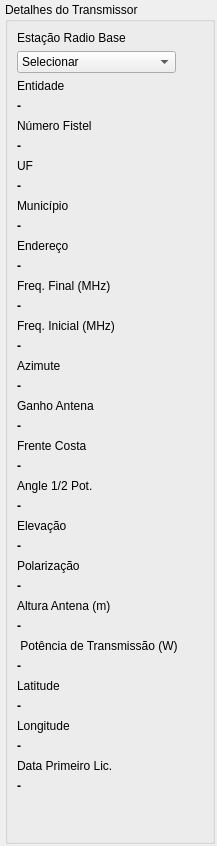
                   <widget class="QWidget" name="scroll_area_widget_contents_anatel">
                    <property name="geometry">
                     <rect>
                      <x>0</x>
                      <y>0</y>
                      <width>203</width>
                      <height>846</height>
                     </rect>
                    </property>
                    <property name="maximumSize">
                     <size>
                      <width>203</width>
                      <height>16777215</height>
                     </size>
                    </property>
                    <layout class="QVBoxLayout" name="verticalLayout_7">
                     <property name="leftMargin">
                      <number>5</number>
                     </property>
                     <property name="topMargin">
                      <number>2</number>
                     </property>
                     <property name="rightMargin">
                      <number>2</number>
                     </property>
                     <property name="bottomMargin">
                      <number>2</number>
                     </property>
                     <item>
                      <widget class="QGroupBox" name="group_box_anatel_transmitter_details">
                       <property name="enabled">
                        <bool>true</bool>
                       </property>
                       <property name="minimumSize">
                        <size>
                         <width>210</width>
                         <height>0</height>
                        </size>
                       </property>
                       <property name="title">
                        <string>Detalhes do Transmissor</string>
                       </property>
                       <layout class="QFormLayout" name="formLayout_5">
                        <item row="0" column="0">
                         <widget class="QLabel" name="label_anatel_base_station">
                          <property name="text">
                           <string>Estação Radio Base</string>
                          </property>
                         </widget>
                        </item>
                        <item row="1" column="0" colspan="2">
                         <widget class="QComboBox" name="combo_box_anatel_base_station">
                          <property name="maximumSize">
                           <size>
                            <width>159</width>
                            <height>16777215</height>
                           </size>
                          </property>
                          <property name="currentText">
                           <string>Selecionar</string>
                          </property>
                          <item>
                           <property name="text">
                            <string>Selecionar</string>
                           </property>
                          </item>
                         </widget>
                        </item>
                        <item row="2" column="0">
                         <widget class="QLabel" name="label_anatel_entity">
                          <property name="text">
                           <string>Entidade</string>
                          </property>
                         </widget>
                        </item>
                        <item row="4" column="0">
                         <widget class="QLabel" name="label_anatel_station_number">
                          <property name="text">
                           <string>Número Fistel</string>
                          </property>
                         </widget>
                        </item>
                        <item row="5" column="0">
                         <widget class="QLabel" name="label_anatel_station_number_value">
                          <property name="font">
                           <font>
                            <weight>75</weight>
                            <bold>true</bold>
                           </font>
                          </property>
                          <property name="text">
                           <string>-</string>
                          </property>
                          <property name="wordWrap">
                           <bool>true</bool>
                          </property>
                         </widget>
                        </item>
                        <item row="6" column="0">
                         <widget class="QLabel" name="label_anatel_uf">
                          <property name="text">
                           <string>UF</string>
                          </property>
                         </widget>
                        </item>
                        <item row="7" column="0">
                         <widget class="QLabel" name="label_anatel_uf_value">
                          <property name="font">
                           <font>
                            <weight>75</weight>
                            <bold>true</bold>
                           </font>
                          </property>
                          <property name="text">
                           <string>-</string>
                          </property>
                          <property name="wordWrap">
                           <bool>true</bool>
                          </property>
                         </widget>
                        </item>
                        <item row="8" column="0">
                         <widget class="QLabel" name="label_anatel_contry">
                          <property name="text">
                           <string>Município</string>
                          </property>
                         </widget>
                        </item>
                        <item row="9" column="0">
                         <widget class="QLabel" name="label_anatel_contry_value">
                          <property name="font">
                           <font>
                            <weight>75</weight>
                            <bold>true</bold>
                           </font>
                          </property>
                          <property name="text">
                           <string>-</string>
                          </property>
                          <property name="wordWrap">
                           <bool>true</bool>
                          </property>
                         </widget>
                        </item>
                        <item row="10" column="0">
                         <widget class="QLabel" name="label_anatel_address">
                          <property name="text">
                           <string>Endereço</string>
                          </property>
                         </widget>
                        </item>
                        <item row="11" column="0" colspan="2">
                         <widget class="QLabel" name="label_anatel_address_value">
                          <property name="maximumSize">
                           <size>
                            <width>155</width>
                            <height>16777215</height>
                           </size>
                          </property>
                          <property name="font">
                           <font>
                            <weight>75</weight>
                            <bold>true</bold>
                           </font>
                          </property>
                          <property name="text">
                           <string>-</string>
                          </property>
                          <property name="wordWrap">
                           <bool>true</bool>
                          </property>
                         </widget>
                        </item>
                        <item row="12" column="0">
                         <widget class="QLabel" name="label_anatel_initial_frenquency">
                          <property name="text">
                           <string>Freq. Final (MHz)</string>
                          </property>
                         </widget>
                        </item>
                        <item row="13" column="0">
                         <widget class="QLabel" name="label_anatel_final_frequency_value">
                          <property name="font">
                           <font>
                            <weight>75</weight>
                            <bold>true</bold>
                           </font>
                          </property>
                          <property name="text">
                           <string>-</string>
                          </property>
                          <property name="wordWrap">
                           <bool>true</bool>
                          </property>
                         </widget>
                        </item>
                        <item row="14" column="0">
                         <widget class="QLabel" name="label_anatel_final_frenquency">
                          <property name="text">
                           <string>Freq. Inicial (MHz)</string>
                          </property>
                         </widget>
                        </item>
                        <item row="15" column="0">
                         <widget class="QLabel" name="label_anatel_initial_frequency_value">
                          <property name="font">
                           <font>
                            <weight>75</weight>
                            <bold>true</bold>
                           </font>
                          </property>
                          <property name="text">
                           <string>-</string>
                          </property>
                          <property name="wordWrap">
                           <bool>true</bool>
                          </property>
                         </widget>
                        </item>
                        <item row="16" column="0">
                         <widget class="QLabel" name="label_anatel_azimute">
                          <property name="text">
                           <string>Azimute</string>
                          </property>
                         </widget>
                        </item>
                        <item row="17" column="0">
                         <widget class="QLabel" name="label_anatel_azimute_value">
                          <property name="font">
                           <font>
                            <weight>75</weight>
                            <bold>true</bold>
                           </font>
                          </property>
                          <property name="text">
                           <string>-</string>
                          </property>
                          <property name="wordWrap">
                           <bool>true</bool>
                          </property>
                         </widget>
                        </item>
                        <item row="18" column="0">
                         <widget class="QLabel" name="label_anatel_gain_antenna">
                          <property name="text">
                           <string>Ganho Antena</string>
                          </property>
                         </widget>
                        </item>
                        <item row="19" column="0">
                         <widget class="QLabel" name="label_anatel_gain_antenna_value">
                          <property name="font">
                           <font>
                            <weight>75</weight>
                            <bold>true</bold>
                           </font>
                          </property>
                          <property name="text">
                           <string>-</string>
                          </property>
                          <property name="wordWrap">
                           <bool>true</bool>
                          </property>
                         </widget>
                        </item>
                        <item row="20" column="0">
                         <widget class="QLabel" name="label_anatel_front_back">
                          <property name="text">
                           <string>Frente Costa</string>
                          </property>
                         </widget>
                        </item>
                        <item row="21" column="0">
                         <widget class="QLabel" name="label_anatel_front_back_value">
                          <property name="font">
                           <font>
                            <weight>75</weight>
                            <bold>true</bold>
                           </font>
                          </property>
                          <property name="text">
                           <string>-</string>
                          </property>
                          <property name="wordWrap">
                           <bool>true</bool>
                          </property>
                         </widget>
                        </item>
                        <item row="22" column="0">
                         <widget class="QLabel" name="label_anatel_angulo_half_pot">
                          <property name="text">
                           <string>Angle 1/2 Pot.</string>
                          </property>
                         </widget>
                        </item>
                        <item row="23" column="0">
                         <widget class="QLabel" name="label_anatel_half_pot_value">
                          <property name="font">
                           <font>
                            <weight>75</weight>
                            <bold>true</bold>
                           </font>
                          </property>
                          <property name="text">
                           <string>-</string>
                          </property>
                          <property name="wordWrap">
                           <bool>true</bool>
                          </property>
                         </widget>
                        </item>
                        <item row="24" column="0">
                         <widget class="QLabel" name="label_anatel_elevation">
                          <property name="text">
                           <string>Elevação</string>
                          </property>
                         </widget>
                        </item>
                        <item row="25" column="0">
                         <widget class="QLabel" name="label_anatel_elevation_value">
                          <property name="font">
                           <font>
                            <weight>75</weight>
                            <bold>true</bold>
                           </font>
                          </property>
                          <property name="text">
                           <string>-</string>
                          </property>
                          <property name="wordWrap">
                           <bool>true</bool>
                          </property>
                         </widget>
                        </item>
                        <item row="26" column="0">
                         <widget class="QLabel" name="label_anatel_polarization">
                          <property name="text">
                           <string>Polarização</string>
                          </property>
                         </widget>
                        </item>
                        <item row="27" column="0">
                         <widget class="QLabel" name="label_anatel_polarization_value">
                          <property name="font">
                           <font>
                            <weight>75</weight>
                            <bold>true</bold>
                           </font>
                          </property>
                          <property name="text">
                           <string>-</string>
                          </property>
                          <property name="wordWrap">
                           <bool>true</bool>
                          </property>
                         </widget>
                        </item>
                        <item row="28" column="0">
                         <widget class="QLabel" name="label_anatel_height_antenna">
                          <property name="text">
                           <string>Altura Antena (m)</string>
                          </property>
                         </widget>
                        </item>
                        <item row="29" column="0">
                         <widget class="QLabel" name="label_anatel_height_antenna_value">
                          <property name="font">
                           <font>
                            <weight>75</weight>
                            <bold>true</bold>
                           </font>
                          </property>
                          <property name="text">
                           <string>-</string>
                          </property>
                          <property name="wordWrap">
                           <bool>true</bool>
                          </property>
                         </widget>
                        </item>
                        <item row="31" column="0">
                         <widget class="QLabel" name="label_anatel_power_transmission_value">
                          <property name="font">
                           <font>
                            <weight>75</weight>
                            <bold>true</bold>
                           </font>
                          </property>
                          <property name="text">
                           <string>-</string>
                          </property>
                          <property name="wordWrap">
                           <bool>true</bool>
                          </property>
                         </widget>
                        </item>
                        <item row="32" column="0">
                         <widget class="QLabel" name="label_anatel_latitude">
                          <property name="text">
                           <string>Latitude</string>
                          </property>
                         </widget>
                        </item>
                        <item row="33" column="0">
                         <widget class="QLabel" name="label_anatel_latitude_value">
                          <property name="font">
                           <font>
                            <weight>75</weight>
                            <bold>true</bold>
                           </font>
                          </property>
                          <property name="text">
                           <string>-</string>
                          </property>
                          <property name="wordWrap">
                           <bool>true</bool>
                          </property>
                         </widget>
                        </item>
                        <item row="34" column="0">
                         <widget class="QLabel" name="label_anatel_longitude">
                          <property name="text">
                           <string>Longitude</string>
                          </property>
                         </widget>
                        </item>
                        <item row="35" column="0">
                         <widget class="QLabel" name="label_anatel_longitude_value">
                          <property name="font">
                           <font>
                            <weight>75</weight>
                            <bold>true</bold>
                           </font>
                          </property>
                          <property name="text">
                           <string>-</string>
                          </property>
                          <property name="wordWrap">
                           <bool>true</bool>
                          </property>
                         </widget>
                        </item>
                        <item row="36" column="0">
                         <widget class="QLabel" name="label_anatel_first_licensing">
                          <property name="text">
                           <string>Data Primeiro Lic.</string>
                          </property>
                         </widget>
                        </item>
                        <item row="37" column="0">
                         <widget class="QLabel" name="label_anatel_first_licensing_value">
                          <property name="font">
                           <font>
                            <weight>75</weight>
                            <bold>true</bold>
                           </font>
                          </property>
                          <property name="text">
                           <string>-</string>
                          </property>
                          <property name="wordWrap">
                           <bool>true</bool>
                          </property>
                         </widget>
                        </item>
                        <item row="3" column="0">
                         <widget class="QLabel" name="label_anatel_entity_value">
                          <property name="font">
                           <font>
                            <weight>75</weight>
                            <bold>true</bold>
                           </font>
                          </property>
                          <property name="text">
                           <string>-</string>
                          </property>
                          <property name="wordWrap">
                           <bool>true</bool>
                          </property>
                         </widget>
                        </item>
                        <item row="30" column="0" colspan="2">
                         <widget class="QLabel" name="label_anatel_power_trasmission">
                          <property name="text">
                           <string> Potência de Transmissão (W)</string>
                          </property>
                         </widget>
                        </item>
                       </layout>
                      </widget>
                     </item>
                    </layout>
                   </widget>
